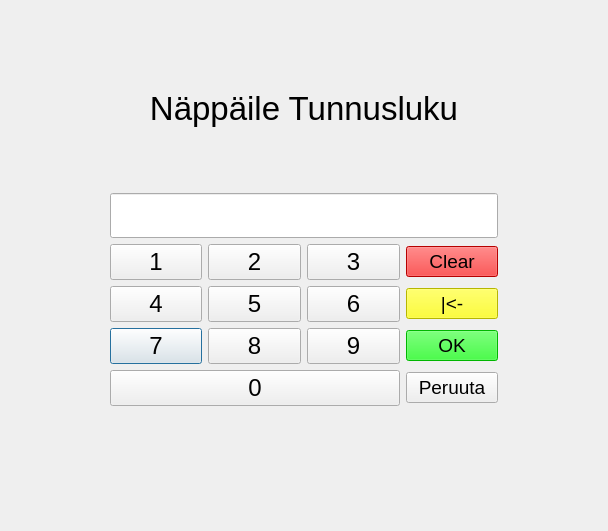
<?xml version="1.0" encoding="UTF-8"?>
<ui version="4.0">
 <class>login</class>
 <widget class="QDialog" name="login">
  <property name="geometry">
   <rect>
    <x>0</x>
    <y>0</y>
    <width>608</width>
    <height>531</height>
   </rect>
  </property>
  <property name="windowTitle">
   <string>Dialog</string>
  </property>
  <layout class="QGridLayout" name="gridLayout_2">
   <item row="0" column="0">
    <layout class="QGridLayout" name="gridLayout">
     <item row="9" column="1">
      <widget class="QPushButton" name="N7">
       <property name="maximumSize">
        <size>
         <width>100</width>
         <height>16777215</height>
        </size>
       </property>
       <property name="font">
        <font>
         <pointsize>18</pointsize>
        </font>
       </property>
       <property name="cursor">
        <cursorShape>PointingHandCursor</cursorShape>
       </property>
       <property name="text">
        <string>7</string>
       </property>
      </widget>
     </item>
     <item row="5" column="0">
      <widget class="QLabel" name="label_3">
       <property name="text">
        <string/>
       </property>
      </widget>
     </item>
     <item row="6" column="1">
      <widget class="QPushButton" name="N1">
       <property name="maximumSize">
        <size>
         <width>100</width>
         <height>16777215</height>
        </size>
       </property>
       <property name="font">
        <font>
         <pointsize>18</pointsize>
        </font>
       </property>
       <property name="cursor">
        <cursorShape>PointingHandCursor</cursorShape>
       </property>
       <property name="text">
        <string>1</string>
       </property>
      </widget>
     </item>
     <item row="11" column="3">
      <widget class="QLabel" name="label_5">
       <property name="font">
        <font>
         <pointsize>72</pointsize>
        </font>
       </property>
       <property name="text">
        <string> </string>
       </property>
      </widget>
     </item>
     <item row="6" column="2">
      <widget class="QPushButton" name="N2">
       <property name="maximumSize">
        <size>
         <width>100</width>
         <height>16777215</height>
        </size>
       </property>
       <property name="font">
        <font>
         <pointsize>18</pointsize>
        </font>
       </property>
       <property name="cursor">
        <cursorShape>PointingHandCursor</cursorShape>
       </property>
       <property name="text">
        <string>2</string>
       </property>
      </widget>
     </item>
     <item row="6" column="4">
      <widget class="QPushButton" name="Clear">
       <property name="maximumSize">
        <size>
         <width>150</width>
         <height>16777215</height>
        </size>
       </property>
       <property name="font">
        <font>
         <pointsize>14</pointsize>
        </font>
       </property>
       <property name="cursor">
        <cursorShape>PointingHandCursor</cursorShape>
       </property>
       <property name="styleSheet">
        <string notr="true">background-color: rgb(255, 0, 0);</string>
       </property>
       <property name="text">
        <string>Clear</string>
       </property>
      </widget>
     </item>
     <item row="8" column="1">
      <widget class="QPushButton" name="N4">
       <property name="maximumSize">
        <size>
         <width>100</width>
         <height>16777215</height>
        </size>
       </property>
       <property name="font">
        <font>
         <pointsize>18</pointsize>
        </font>
       </property>
       <property name="cursor">
        <cursorShape>PointingHandCursor</cursorShape>
       </property>
       <property name="text">
        <string>4</string>
       </property>
      </widget>
     </item>
     <item row="8" column="2">
      <widget class="QPushButton" name="N5">
       <property name="maximumSize">
        <size>
         <width>100</width>
         <height>16777215</height>
        </size>
       </property>
       <property name="font">
        <font>
         <pointsize>18</pointsize>
        </font>
       </property>
       <property name="cursor">
        <cursorShape>PointingHandCursor</cursorShape>
       </property>
       <property name="text">
        <string>5</string>
       </property>
      </widget>
     </item>
     <item row="5" column="5">
      <widget class="QLabel" name="label_2">
       <property name="text">
        <string/>
       </property>
      </widget>
     </item>
     <item row="8" column="4">
      <widget class="QPushButton" name="backspace">
       <property name="maximumSize">
        <size>
         <width>150</width>
         <height>16777215</height>
        </size>
       </property>
       <property name="font">
        <font>
         <pointsize>14</pointsize>
        </font>
       </property>
       <property name="cursor">
        <cursorShape>PointingHandCursor</cursorShape>
       </property>
       <property name="acceptDrops">
        <bool>true</bool>
       </property>
       <property name="styleSheet">
        <string notr="true">background-color: rgb(255, 255, 0);</string>
       </property>
       <property name="text">
        <string>|&lt;-</string>
       </property>
      </widget>
     </item>
     <item row="10" column="1" colspan="3">
      <widget class="QPushButton" name="N0">
       <property name="maximumSize">
        <size>
         <width>16777215</width>
         <height>16777215</height>
        </size>
       </property>
       <property name="font">
        <font>
         <pointsize>18</pointsize>
        </font>
       </property>
       <property name="cursor">
        <cursorShape>PointingHandCursor</cursorShape>
       </property>
       <property name="text">
        <string>0</string>
       </property>
      </widget>
     </item>
     <item row="6" column="3">
      <widget class="QPushButton" name="N3">
       <property name="maximumSize">
        <size>
         <width>100</width>
         <height>16777215</height>
        </size>
       </property>
       <property name="font">
        <font>
         <pointsize>18</pointsize>
        </font>
       </property>
       <property name="cursor">
        <cursorShape>PointingHandCursor</cursorShape>
       </property>
       <property name="text">
        <string>3</string>
       </property>
      </widget>
     </item>
     <item row="9" column="2">
      <widget class="QPushButton" name="N8">
       <property name="maximumSize">
        <size>
         <width>100</width>
         <height>16777215</height>
        </size>
       </property>
       <property name="font">
        <font>
         <pointsize>18</pointsize>
        </font>
       </property>
       <property name="cursor">
        <cursorShape>PointingHandCursor</cursorShape>
       </property>
       <property name="text">
        <string>8</string>
       </property>
      </widget>
     </item>
     <item row="9" column="3">
      <widget class="QPushButton" name="N9">
       <property name="maximumSize">
        <size>
         <width>100</width>
         <height>16777215</height>
        </size>
       </property>
       <property name="font">
        <font>
         <pointsize>18</pointsize>
        </font>
       </property>
       <property name="cursor">
        <cursorShape>PointingHandCursor</cursorShape>
       </property>
       <property name="text">
        <string>9</string>
       </property>
      </widget>
     </item>
     <item row="1" column="0" rowspan="2" colspan="6">
      <widget class="QLabel" name="label">
       <property name="font">
        <font>
         <pointsize>25</pointsize>
        </font>
       </property>
       <property name="text">
        <string>Näppäile Tunnusluku</string>
       </property>
       <property name="alignment">
        <set>Qt::AlignCenter</set>
       </property>
      </widget>
     </item>
     <item row="8" column="3">
      <widget class="QPushButton" name="N6">
       <property name="maximumSize">
        <size>
         <width>100</width>
         <height>16777215</height>
        </size>
       </property>
       <property name="font">
        <font>
         <pointsize>18</pointsize>
        </font>
       </property>
       <property name="cursor">
        <cursorShape>PointingHandCursor</cursorShape>
       </property>
       <property name="text">
        <string>6</string>
       </property>
      </widget>
     </item>
     <item row="9" column="4">
      <widget class="QPushButton" name="Submit">
       <property name="maximumSize">
        <size>
         <width>150</width>
         <height>16777215</height>
        </size>
       </property>
       <property name="font">
        <font>
         <pointsize>14</pointsize>
        </font>
       </property>
       <property name="cursor">
        <cursorShape>PointingHandCursor</cursorShape>
       </property>
       <property name="styleSheet">
        <string notr="true">background-color: rgb(0, 255, 0);</string>
       </property>
       <property name="text">
        <string>OK</string>
       </property>
      </widget>
     </item>
     <item row="5" column="1" colspan="4">
      <widget class="QLineEdit" name="Pin">
       <property name="font">
        <font>
         <pointsize>25</pointsize>
        </font>
       </property>
       <property name="echoMode">
        <enum>QLineEdit::Password</enum>
       </property>
       <property name="alignment">
        <set>Qt::AlignCenter</set>
       </property>
      </widget>
     </item>
     <item row="4" column="1" colspan="4">
      <widget class="QLabel" name="labelSignInfo">
       <property name="text">
        <string/>
       </property>
       <property name="alignment">
        <set>Qt::AlignBottom|Qt::AlignLeading|Qt::AlignLeft</set>
       </property>
      </widget>
     </item>
     <item row="10" column="4">
      <widget class="QPushButton" name="cancel">
       <property name="maximumSize">
        <size>
         <width>150</width>
         <height>16777215</height>
        </size>
       </property>
       <property name="font">
        <font>
         <pointsize>14</pointsize>
        </font>
       </property>
       <property name="cursor">
        <cursorShape>PointingHandCursor</cursorShape>
       </property>
       <property name="text">
        <string>Peruuta</string>
       </property>
      </widget>
     </item>
     <item row="0" column="0">
      <widget class="QLabel" name="label_4">
       <property name="font">
        <font>
         <pointsize>36</pointsize>
        </font>
       </property>
       <property name="text">
        <string> </string>
       </property>
      </widget>
     </item>
    </layout>
   </item>
  </layout>
 </widget>
 <resources/>
 <connections/>
</ui>
